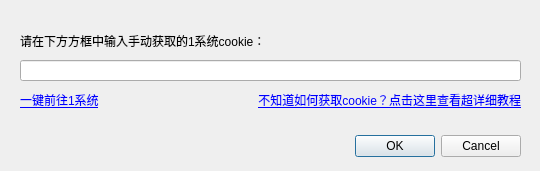
<?xml version="1.0" encoding="UTF-8"?>
<ui version="4.0">
 <class>Dialog</class>
 <widget class="QDialog" name="Dialog">
  <property name="geometry">
   <rect>
    <x>0</x>
    <y>0</y>
    <width>540</width>
    <height>171</height>
   </rect>
  </property>
  <property name="windowTitle">
   <string>手动登陆至1系统</string>
  </property>
  <widget class="QDialogButtonBox" name="buttonBox">
   <property name="geometry">
    <rect>
     <x>180</x>
     <y>130</y>
     <width>341</width>
     <height>32</height>
    </rect>
   </property>
   <property name="orientation">
    <enum>Qt::Horizontal</enum>
   </property>
   <property name="standardButtons">
    <set>QDialogButtonBox::Cancel|QDialogButtonBox::Ok</set>
   </property>
  </widget>
  <widget class="QLabel" name="label">
   <property name="geometry">
    <rect>
     <x>20</x>
     <y>30</y>
     <width>431</width>
     <height>21</height>
    </rect>
   </property>
   <property name="text">
    <string>请在下方方框中输入手动获取的1系统cookie：</string>
   </property>
  </widget>
  <widget class="QLineEdit" name="lineEdit">
   <property name="geometry">
    <rect>
     <x>20</x>
     <y>60</y>
     <width>501</width>
     <height>21</height>
    </rect>
   </property>
  </widget>
  <widget class="QLabel" name="cookieHelpLebel">
   <property name="geometry">
    <rect>
     <x>160</x>
     <y>80</y>
     <width>361</width>
     <height>41</height>
    </rect>
   </property>
   <property name="text">
    <string>&lt;html&gt;&lt;head/&gt;&lt;body&gt;&lt;p align=&quot;right&quot;&gt;&lt;a href=&quot;https://www.cinea.com.cn&quot;&gt;&lt;span style=&quot; text-decoration: underline; color:#0000ff;&quot;&gt;不知道如何获取cookie？点击这里查看超详细教程&lt;/span&gt;&lt;/a&gt;&lt;/p&gt;&lt;/body&gt;&lt;/html&gt;</string>
   </property>
   <property name="textFormat">
    <enum>Qt::RichText</enum>
   </property>
   <property name="openExternalLinks">
    <bool>true</bool>
   </property>
  </widget>
  <widget class="QLabel" name="cookieHelpLebel_5">
   <property name="geometry">
    <rect>
     <x>20</x>
     <y>80</y>
     <width>131</width>
     <height>41</height>
    </rect>
   </property>
   <property name="text">
    <string>&lt;html&gt;&lt;head/&gt;&lt;body&gt;&lt;p&gt;&lt;a href=&quot;https://1.tongji.edu.cn&quot;&gt;&lt;span style=&quot; text-decoration: underline; color:#0000ff;&quot;&gt;一键前往1系统&lt;/span&gt;&lt;/a&gt;&lt;/p&gt;&lt;/body&gt;&lt;/html&gt;</string>
   </property>
   <property name="textFormat">
    <enum>Qt::RichText</enum>
   </property>
   <property name="openExternalLinks">
    <bool>true</bool>
   </property>
  </widget>
 </widget>
 <resources/>
 <connections>
  <connection>
   <sender>buttonBox</sender>
   <signal>accepted()</signal>
   <receiver>Dialog</receiver>
   <slot>accept()</slot>
   <hints>
    <hint type="sourcelabel">
     <x>248</x>
     <y>254</y>
    </hint>
    <hint type="destinationlabel">
     <x>157</x>
     <y>274</y>
    </hint>
   </hints>
  </connection>
  <connection>
   <sender>buttonBox</sender>
   <signal>rejected()</signal>
   <receiver>Dialog</receiver>
   <slot>reject()</slot>
   <hints>
    <hint type="sourcelabel">
     <x>316</x>
     <y>260</y>
    </hint>
    <hint type="destinationlabel">
     <x>286</x>
     <y>274</y>
    </hint>
   </hints>
  </connection>
 </connections>
</ui>
